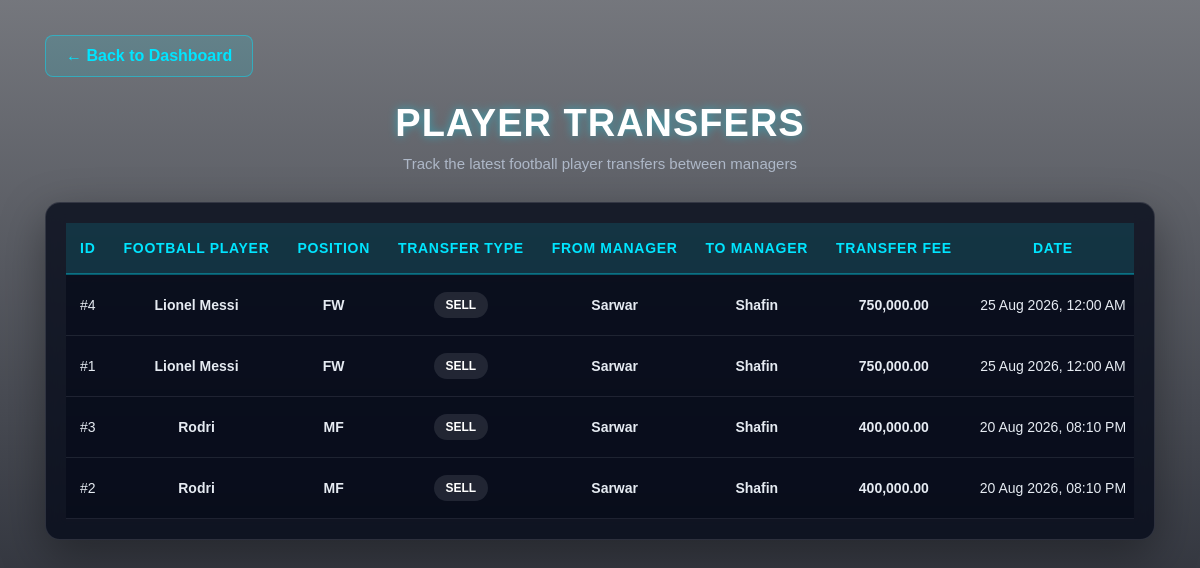
Screenshot of /transfers.php (signed in) with the database file from the repository.
### tables this page shows
CREATE TABLE Player_Transfers (
    Transfer_ID INT PRIMARY KEY AUTO_INCREMENT,
    Football_Player_ID INT,
    From_Manager_ID INT,
    To_Manager_ID INT,
    Transfer_Type ENUM('Buy','Sell','Trade'),
    Transfer_Fee DECIMAL(10,2),
    Transfer_Date DATETIME,

    FOREIGN KEY (Football_Player_ID)
        REFERENCES Football_Players(Football_Player_ID),

    FOREIGN KEY (From_Manager_ID)
        REFERENCES Players(Player_ID),

    FOREIGN KEY (To_Manager_ID)
        REFERENCES Players(Player_ID)
);

CREATE TABLE Football_Players (
    Football_Player_ID INT PRIMARY KEY AUTO_INCREMENT,
    Player_Name VARCHAR(100) NOT NULL,
    Position ENUM('GK','DF','MF','FW') NOT NULL,
    Player_Type ENUM('Good','Bot') NOT NULL,
    Overall_Rating DECIMAL(4,1),
    Goals INT DEFAULT 0,
    Assists INT DEFAULT 0,
    Tackles INT DEFAULT 0,
    Saves INT DEFAULT 0,
    Matches_Played INT DEFAULT 0
);

CREATE TABLE Players (
    Player_ID INT PRIMARY KEY AUTO_INCREMENT,
    Gamer_Tag VARCHAR(50) NOT NULL UNIQUE,
    Real_Name VARCHAR(100) NOT NULL,
    Country VARCHAR(50),
    Email VARCHAR(100) UNIQUE,
    Platform ENUM('PC','PS5','Mobile'),
    Favorite_Club VARCHAR(50),
    Preferred_Formation VARCHAR(20),
    Join_Date DATE
);

### transfers.php (the view, shortened to what this page needs)
<?php
require_once "db.php";
$sql = "SELECT
            pt.Transfer_ID,
            pt.Transfer_Type,
            pt.Transfer_Fee,
            pt.Transfer_Date,
            fp.Player_Name,
            fp.Position,
            fm.Gamer_Tag AS From_Manager,
            tm.Gamer_Tag AS To_Manager
        FROM Player_Transfers pt
        JOIN Football_Players fp
            ON pt.Football_Player_ID = fp.Football_Player_ID
        JOIN Players fm
            ON pt.From_Manager_ID = fm.Player_ID
        JOIN Players tm
            ON pt.To_Manager_ID = tm.Player_ID
        ORDER BY pt.Transfer_Date DESC,
                 pt.Transfer_ID DESC";
$result = $conn->query($sql);
?>
<!DOCTYPE html>
<html lang="en">
<head>
</head>
<body>
<div class="transfer-page">
    <div class="transfer-container">
        <a href="dashboard.php" class="back-button">
            ← Back to Dashboard
        </a>
        <div class="page-header">
            <h1>PLAYER TRANSFERS</h1>
            <p>
                Track the latest football player transfers between managers
            </p>
        </div>
        <div class="transfer-card">
            <div class="table-wrapper">
                <?php if ($result && $result->num_rows > 0): ?>
                    <table class="transfer-table">
                        <thead>
                            <tr>
                                <th>ID</th>
                                <th>Football Player</th>
                                <th>Position</th>
                                <th>Transfer Type</th>
                                <th>From Manager</th>
                                <th>To Manager</th>
                                <th>Transfer Fee</th>
                                <th>Date</th>
                            </tr>
                        </thead>
                        <tbody>
                        <?php while ($transfer = $result->fetch_assoc()): ?>
                            <tr>
                                <td class="transfer-id">
                                    #<?php echo htmlspecialchars($transfer["Transfer_ID"]); ?>
                                </td>
                                <td class="player-name">
                                    <?php echo htmlspecialchars($transfer["Player_Name"]); ?>
                                </td>
                                <td class="position">
                                    <?php echo htmlspecialchars($transfer["Position"]); ?>
                                </td>
                                <td>
                                    <span class="transfer-type">
                                        <?php echo htmlspecialchars($transfer["Transfer_Type"]); ?>
                                    </span>
                                </td>
                                <td class="manager">
                                    <?php
                                    echo htmlspecialchars(
                                        preg_replace(
                                            '/\d+$/',
                                            '',
                                            $transfer["From_Manager"]
                                        )
                                    );
                                    ?>
                                </td>
                                <td class="manager">
                                    <?php
                                    echo htmlspecialchars(
                                        preg_replace(
                                            '/\d+$/',
                                            '',
                                            $transfer["To_Manager"]
                                        )
                                    );
                                    ?>
                                </td>
                                <td class="fee">
                                    <?php
                                    if (
                                        $transfer["Transfer_Fee"] !== null &&
                                        $transfer["Transfer_Fee"] !== ''
                                    ) {
                                        echo number_format(
                                            (float)$transfer["Transfer_Fee"],
                                            2
                                        );
                                    } else {
                                        echo "Free";
                                    }
                                    ?>
                                </td>
                                <td class="date">
                                    <?php
                                    echo date(
                                        "d M Y, h:i A",
                                        strtotime($transfer["Transfer_Date"])
                                    );
                                    ?>
                                </td>
                            </tr>
                        <?php endwhile; ?>
                        </tbody>
                    </table>
                <?php else: ?>
                    <div class="no-transfer">
                        No transfer records available.
                    </div>
                <?php endif; ?>
            </div>
        </div>
    </div>
</div>
</body>
</html>

### transfers.php (style rules this page uses)
* { box-sizing: border-box; }
html, body { width: 100%; min-height: 100%; height: auto; margin: 0; padding: 0; overflow-x: hidden; overflow-y: auto; }
body { background: linear-gradient( rgba(3, 7, 18, 0.55), rgba(3, 7, 18, 0.90) ), url("Images/dashboard-bg.png"); background-size: cover; background-position: center; background-attachment: fixed; color: white; font-family: Arial, Helvetica, sans-serif; }
.transfer-page { width: 100%; min-height: 100vh; height: auto; padding: 35px 45px 70px; }
.transfer-container { width: 100%; max-width: 1450px; margin: 0 auto; height: auto; }
.page-header { text-align: center; margin-bottom: 30px; }
.page-header h1 { margin: 0; font-size: 38px; font-weight: 800; letter-spacing: 1px; color: #ffffff; text-shadow: 0 0 10px rgba(0, 229, 255, 0.45); }
.page-header p { margin-top: 10px; color: #aeb8c8; font-size: 15px; }
.back-button { display: inline-block; margin-bottom: 25px; padding: 11px 20px; background: rgba(0, 229, 255, 0.12); border: 1px solid rgba(0, 229, 255, 0.45); border-radius: 8px; color: #00e5ff; text-decoration: none; font-weight: 700; transition: 0.25s; }
.transfer-card { width: 100%; height: auto; overflow: visible; background: rgba(5, 10, 25, 0.78); border: 1px solid rgba(255, 255, 255, 0.12); border-radius: 15px; padding: 20px; box-shadow: 0 15px 45px rgba(0, 0, 0, 0.35); backdrop-filter: blur(8px); }
.table-wrapper { width: 100%; height: auto; overflow-x: auto; overflow-y: visible; }
.transfer-table { width: 100%; min-width: 900px; border-collapse: collapse; table-layout: auto; }
.transfer-table th { padding: 17px 14px; background: rgba(0, 229, 255, 0.12); color: #00e5ff; font-size: 14px; text-transform: uppercase; letter-spacing: 0.7px; border-bottom: 2px solid rgba(0, 229, 255, 0.35); white-space: nowrap; }
.transfer-table td { padding: 17px 14px; text-align: center; color: #e6ebf2; background: rgba(5, 10, 25, 0.65); border-bottom: 1px solid rgba(255, 255, 255, 0.09); font-size: 14px; white-space: nowrap; }
.transfer-table tbody tr { transition: 0.2s; }
.player-name { font-weight: 700; color: #ffffff; }
.position { color: #8be9ff; font-weight: 600; }
.manager { color: #ffffff; font-weight: 600; }
.transfer-type { display: inline-block; padding: 6px 12px; border-radius: 20px; font-size: 12px; font-weight: 800; text-transform: uppercase; background: rgba(255, 255, 255, 0.10); color: #ffffff; }
.fee { color: #7cffb2; font-weight: 700; }
.date { color: #b7c0cf; font-size: 13px; }
.transfer-id { color: #78869b; font-size: 13px; }

### rows the page displays
player_transfers: Transfer_ID "4", Football_Player_ID.Player_Name "Lionel Messi", Football_Player_ID.Position "FW", Transfer_Type "SELL", From_Manager_ID.Gamer_Tag "Sarwar", To_Manager_ID.Gamer_Tag "Shafin", Transfer_Fee "750,000.00", Transfer_Date "25 Aug 2026, 12:00 AM"
player_transfers: Transfer_ID "1", Football_Player_ID.Player_Name "Lionel Messi", Football_Player_ID.Position "FW", Transfer_Type "SELL", From_Manager_ID.Gamer_Tag "Sarwar", To_Manager_ID.Gamer_Tag "Shafin", Transfer_Fee "750,000.00", Transfer_Date "25 Aug 2026, 12:00 AM"
player_transfers: Transfer_ID "3", Football_Player_ID.Player_Name "Rodri", Football_Player_ID.Position "MF", Transfer_Type "SELL", From_Manager_ID.Gamer_Tag "Sarwar", To_Manager_ID.Gamer_Tag "Shafin", Transfer_Fee "400,000.00", Transfer_Date "20 Aug 2026, 08:10 PM"
player_transfers: Transfer_ID "2", Football_Player_ID.Player_Name "Rodri", Football_Player_ID.Position "MF", Transfer_Type "SELL", From_Manager_ID.Gamer_Tag "Sarwar", To_Manager_ID.Gamer_Tag "Shafin", Transfer_Fee "400,000.00", Transfer_Date "20 Aug 2026, 08:10 PM"
